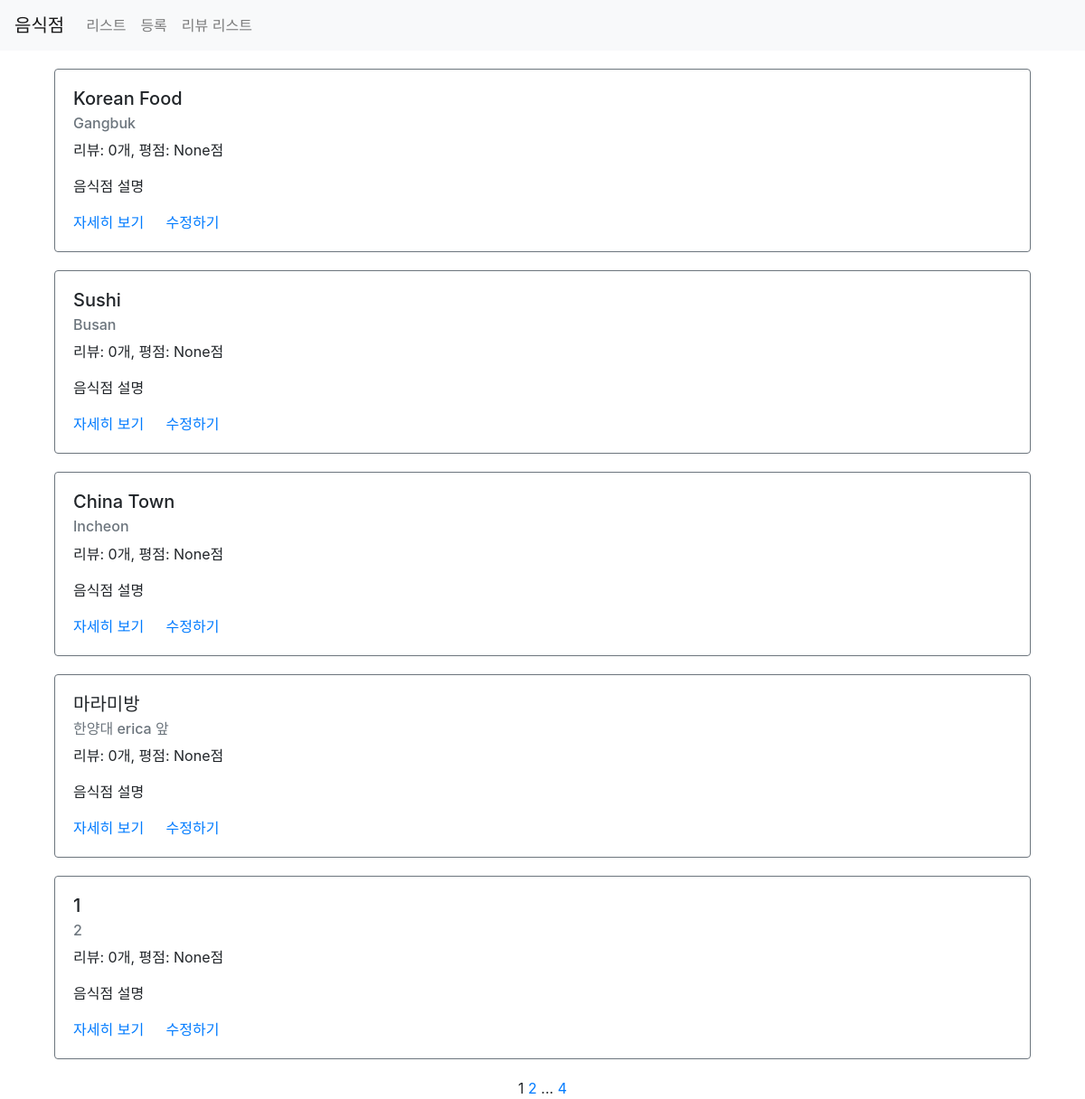
Page /third/list/ on the earlier database version.
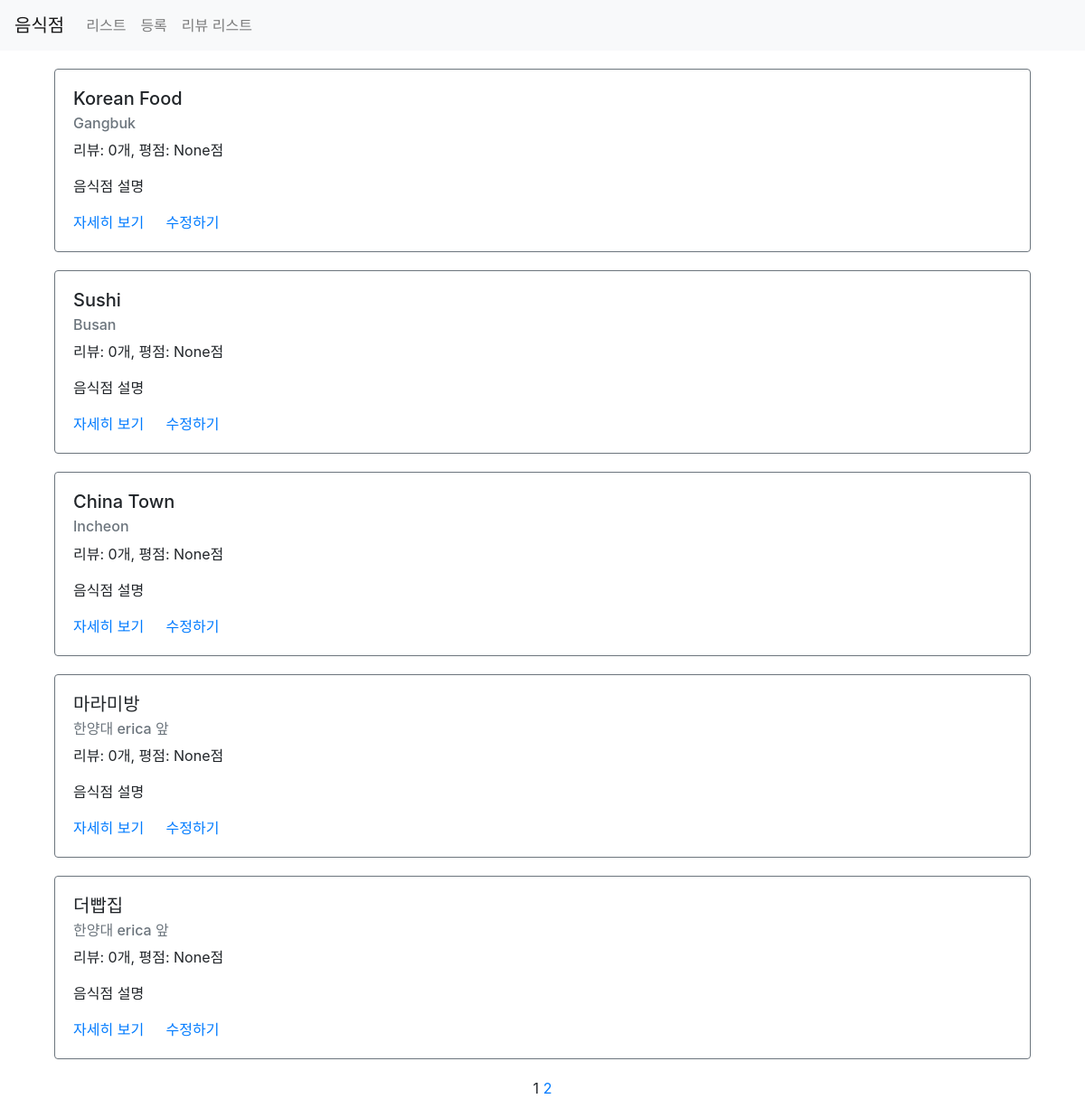
Same page on the later database version.
### third/models.py (models this page shows)
class Restaurant(models.Model):
    name = models.CharField(max_length=30)
    address = models.CharField(max_length=200)
    password = models.CharField(max_length=20, default=None, null=True)
    image = models.CharField(max_length=500, default=None, null=True)
    created_at = models.DateTimeField(auto_now_add=True)
    updated_at = models.DateTimeField(auto_now=True)

### third/views.py (the view)
# urls.py: path('list/', views.list, name="list"),
def list(request):
    restaurants = Restaurant.objects.all().annotate(reviews_count=Count('review')).annotate(
        average_point=Avg('review__point'))
    paginator = Paginator(restaurants, 5)
    page = request.GET.get('page')
    items = paginator.get_page(page)
    context = {
        'restaurants': items
    }
    return render(request, 'third/list.html', context)

### third/templates/third/list.html (shortened to what this page needs)
{% extends 'third/base.html' %}
{% load static %}
{% block content %}
<div class="container">
    {% for item in restaurants %}
    <div class="row restaurant-item" style="margin:20px auto;">
        <div class="col-sm-12">
            <div class="card border-secondary">
                <div class="card-body">
                    <h5 class="card-title">{{ item.name }}</h5>
                    <h6 class="card-subtitle mb-2 text-muted">{{ item.address }}</h6>
                    <p class="card-text">리뷰: {{ item.reviews_count }}개, 평점: {{ item.average_point }}점</p>
                    <p class="card-text">음식점 설명</p>
                    <a href="{% url 'restaurant-detail' id=item.id %}" class="card-link">자세히 보기</a>
                    <a href="{% url 'restaurant-update' %}?id={{ item.id }}" class="card-link">수정하기</a>
                </div>
            </div>
        </div>
    </div>
    {% endfor %}
    <div class="row">
        <div class="col-sm-12 text-center">
            <div class="pagination">
                <span class="step-links text-center" style="width:100%">
                    <span class="current">
                        {{ restaurants.number }}
                    </span>
                    {% if restaurants.has_next %}
                        <a href="?page={{ restaurants.next_page_number }}">{{ restaurants.next_page_number }}</a>
                        {% if restaurants.next_page_number < restaurants.paginator.num_pages %}
                        ...
                        <a href="?page={{ restaurants.paginator.num_pages }}">{{ restaurants.paginator.num_pages }}</a>
                        {% endif %}
                    {% endif %}
                </span>
            </div>
        </div>
    </div>
</div>
{% endblock %}

Differences in the rows shown:
removed Restaurant: name "1", address "2", reviews_count "0", average_point "None"
now on this page (row edited): Restaurant: name "더빱집", address "한양대 erica 앞", reviews_count "0", average_point "None"
Other differences:
{{ restaurants.paginator.num_pages }}: "4" → (not shown)
